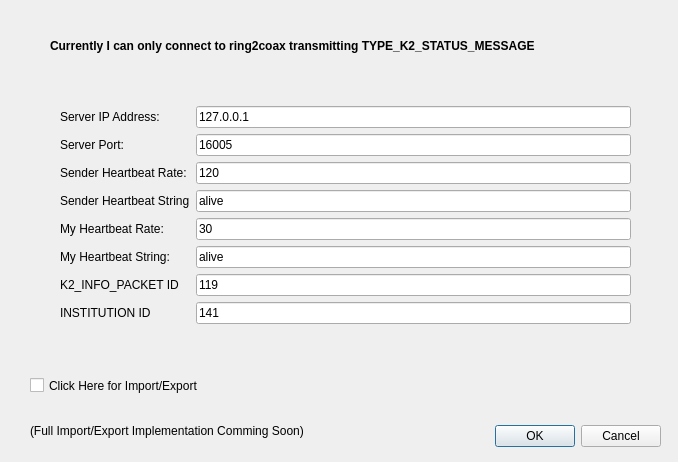
<?xml version="1.0" encoding="UTF-8"?>
<ui version="4.0">
 <class>DefineAndConnect</class>
 <widget class="QDialog" name="DefineAndConnect">
  <property name="geometry">
   <rect>
    <x>0</x>
    <y>0</y>
    <width>678</width>
    <height>462</height>
   </rect>
  </property>
  <property name="windowTitle">
   <string>Dialog</string>
  </property>
  <widget class="QDialogButtonBox" name="buttonBox">
   <property name="geometry">
    <rect>
     <x>320</x>
     <y>420</y>
     <width>341</width>
     <height>32</height>
    </rect>
   </property>
   <property name="orientation">
    <enum>Qt::Horizontal</enum>
   </property>
   <property name="standardButtons">
    <set>QDialogButtonBox::Cancel|QDialogButtonBox::Ok</set>
   </property>
  </widget>
  <widget class="QWidget" name="formLayoutWidget">
   <property name="geometry">
    <rect>
     <x>60</x>
     <y>70</y>
     <width>571</width>
     <height>291</height>
    </rect>
   </property>
   <layout class="QFormLayout" name="formLayout">
    <property name="fieldGrowthPolicy">
     <enum>QFormLayout::AllNonFixedFieldsGrow</enum>
    </property>
    <item row="1" column="0">
     <widget class="QLabel" name="label">
      <property name="text">
       <string>Server IP Address:</string>
      </property>
     </widget>
    </item>
    <item row="2" column="0">
     <widget class="QLabel" name="label_2">
      <property name="text">
       <string>Server Port: </string>
      </property>
     </widget>
    </item>
    <item row="3" column="0">
     <widget class="QLabel" name="label_3">
      <property name="text">
       <string>Sender Heartbeat Rate:</string>
      </property>
     </widget>
    </item>
    <item row="4" column="0">
     <widget class="QLabel" name="label_4">
      <property name="text">
       <string>Sender Heartbeat String</string>
      </property>
     </widget>
    </item>
    <item row="5" column="0">
     <widget class="QLabel" name="label_5">
      <property name="text">
       <string>My Heartbeat Rate: </string>
      </property>
     </widget>
    </item>
    <item row="6" column="0">
     <widget class="QLabel" name="label_6">
      <property name="text">
       <string>My Heartbeat String: </string>
      </property>
     </widget>
    </item>
    <item row="7" column="0">
     <widget class="QLabel" name="label_7">
      <property name="text">
       <string>K2_INFO_PACKET ID</string>
      </property>
     </widget>
    </item>
    <item row="8" column="0">
     <widget class="QLabel" name="label_8">
      <property name="text">
       <string>INSTITUTION ID</string>
      </property>
     </widget>
    </item>
    <item row="1" column="1">
     <widget class="QLineEdit" name="ServerIP">
      <property name="text">
       <string>127.0.0.1</string>
      </property>
     </widget>
    </item>
    <item row="2" column="1">
     <widget class="QLineEdit" name="ServerPort">
      <property name="text">
       <string>16005</string>
      </property>
     </widget>
    </item>
    <item row="3" column="1">
     <widget class="QLineEdit" name="SendHB">
      <property name="text">
       <string>120</string>
      </property>
     </widget>
    </item>
    <item row="4" column="1">
     <widget class="QLineEdit" name="SendSTR">
      <property name="text">
       <string>alive</string>
      </property>
     </widget>
    </item>
    <item row="5" column="1">
     <widget class="QLineEdit" name="MyHB">
      <property name="text">
       <string>30</string>
      </property>
     </widget>
    </item>
    <item row="6" column="1">
     <widget class="QLineEdit" name="MySTR">
      <property name="text">
       <string>alive</string>
      </property>
     </widget>
    </item>
    <item row="7" column="1">
     <widget class="QLineEdit" name="K2INFOID">
      <property name="text">
       <string>119</string>
      </property>
     </widget>
    </item>
    <item row="8" column="1">
     <widget class="QLineEdit" name="INSTITUTIONID">
      <property name="text">
       <string>141</string>
      </property>
      <property name="placeholderText">
       <string/>
      </property>
     </widget>
    </item>
    <item row="0" column="0">
     <spacer name="verticalSpacer">
      <property name="orientation">
       <enum>Qt::Vertical</enum>
      </property>
      <property name="sizeHint" stdset="0">
       <size>
        <width>20</width>
        <height>40</height>
       </size>
      </property>
     </spacer>
    </item>
    <item row="9" column="0">
     <spacer name="verticalSpacer_2">
      <property name="orientation">
       <enum>Qt::Vertical</enum>
      </property>
      <property name="sizeHint" stdset="0">
       <size>
        <width>20</width>
        <height>40</height>
       </size>
      </property>
     </spacer>
    </item>
   </layout>
  </widget>
  <widget class="QLabel" name="label_9">
   <property name="geometry">
    <rect>
     <x>50</x>
     <y>30</y>
     <width>601</width>
     <height>31</height>
    </rect>
   </property>
   <property name="font">
    <font>
     <weight>75</weight>
     <bold>true</bold>
    </font>
   </property>
   <property name="text">
    <string>Currently I can only connect to ring2coax transmitting TYPE_K2_STATUS_MESSAGE</string>
   </property>
  </widget>
  <widget class="QLabel" name="label_10">
   <property name="enabled">
    <bool>true</bool>
   </property>
   <property name="geometry">
    <rect>
     <x>30</x>
     <y>410</y>
     <width>381</width>
     <height>41</height>
    </rect>
   </property>
   <property name="text">
    <string>(Full Import/Export Implementation Comming Soon)</string>
   </property>
  </widget>
  <widget class="QCheckBox" name="checkBox">
   <property name="geometry">
    <rect>
     <x>30</x>
     <y>370</y>
     <width>231</width>
     <height>31</height>
    </rect>
   </property>
   <property name="text">
    <string>Click Here for Import/Export</string>
   </property>
  </widget>
 </widget>
 <resources/>
 <connections>
  <connection>
   <sender>buttonBox</sender>
   <signal>accepted()</signal>
   <receiver>DefineAndConnect</receiver>
   <slot>accept()</slot>
   <hints>
    <hint type="sourcelabel">
     <x>248</x>
     <y>254</y>
    </hint>
    <hint type="destinationlabel">
     <x>157</x>
     <y>274</y>
    </hint>
   </hints>
  </connection>
  <connection>
   <sender>buttonBox</sender>
   <signal>rejected()</signal>
   <receiver>DefineAndConnect</receiver>
   <slot>reject()</slot>
   <hints>
    <hint type="sourcelabel">
     <x>316</x>
     <y>260</y>
    </hint>
    <hint type="destinationlabel">
     <x>286</x>
     <y>274</y>
    </hint>
   </hints>
  </connection>
 </connections>
</ui>
